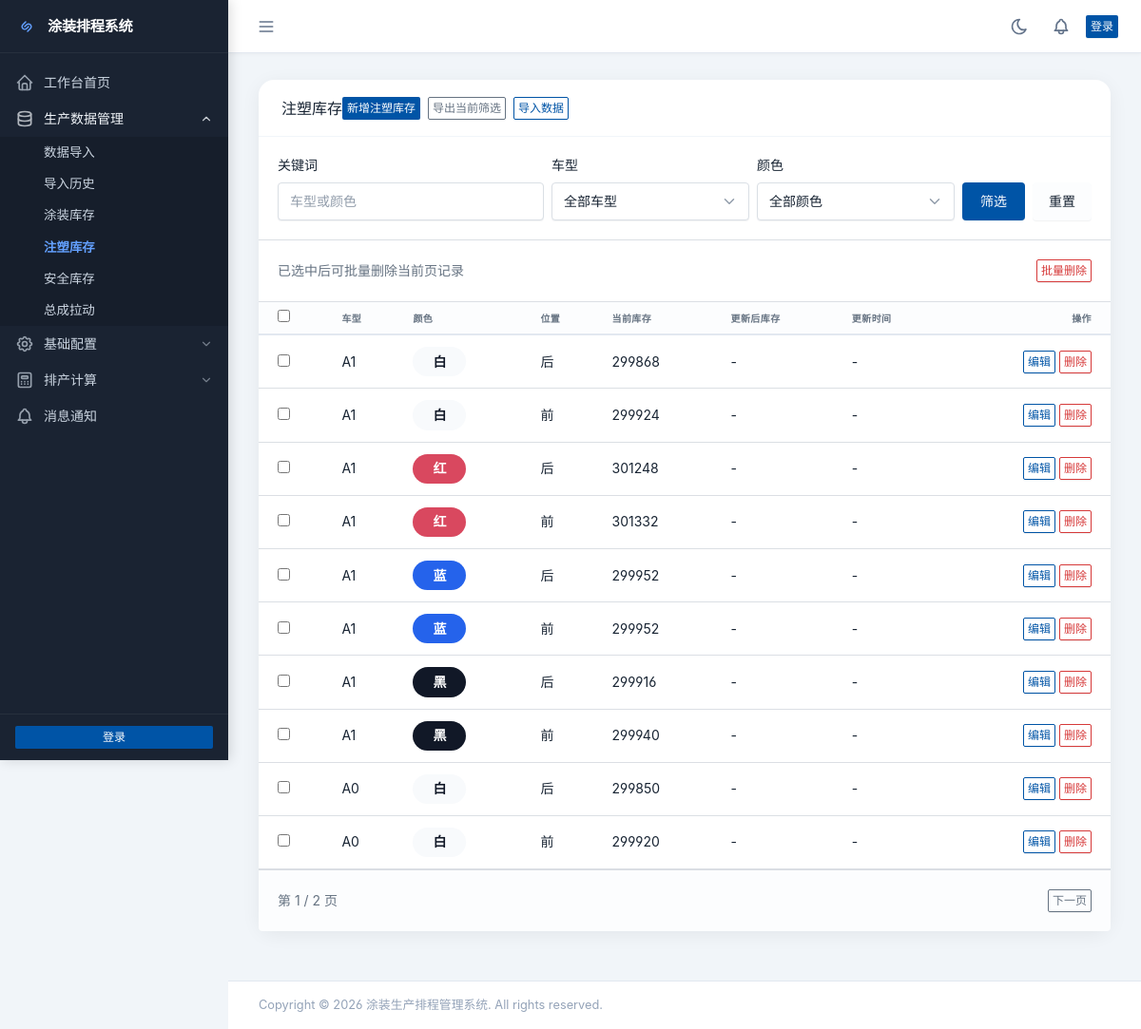
The app's page /data/injection/, older data.
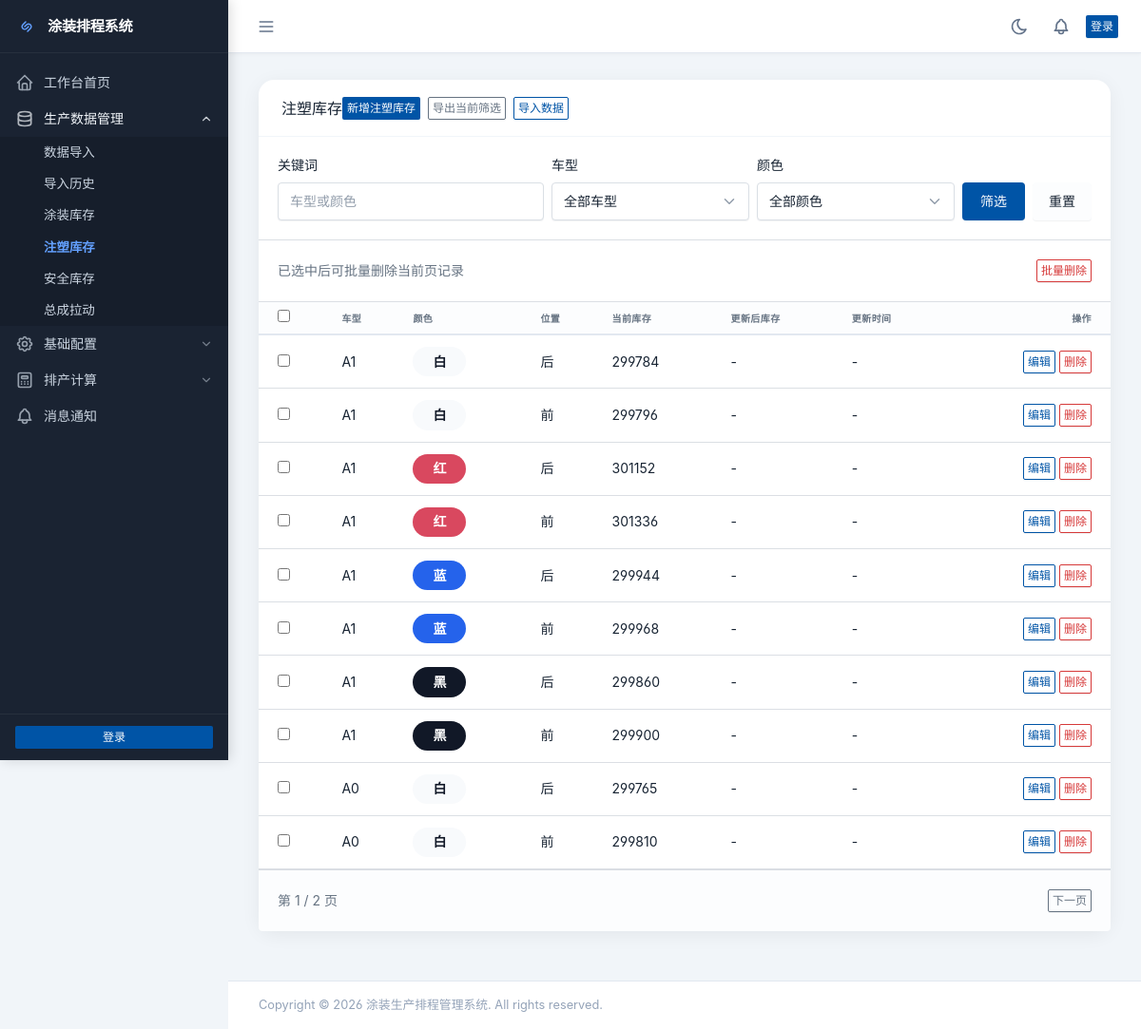
The same page, newer data.
### data/models.py (models this page shows, shortened)
class InjectionInventory(models.Model):
    product = models.OneToOneField(Product, on_delete=models.CASCADE, verbose_name="产品", related_name='injection_inventory')
    current_quantity = models.IntegerField(default=0, verbose_name="当前库存", validators=[MinValueValidator(0)])
    created_at = models.DateTimeField(auto_now_add=True, verbose_name="创建时间")
    updated_at = models.DateTimeField(auto_now=True, verbose_name="更新时间")
    class Meta:
        verbose_name = "注塑库存"
        verbose_name_plural = "注塑库存"
        ordering = ['-updated_at']

class Product(models.Model):
    vehicle_model = models.ForeignKey(VehicleModel, on_delete=models.CASCADE, verbose_name="车型", related_name='products')
    color = models.ForeignKey(Color, on_delete=models.CASCADE, verbose_name="颜色", related_name='products')
    position_type = models.ForeignKey(PositionType, on_delete=models.CASCADE, verbose_name="位置", related_name='products')
    hanging_count_per_vehicle = models.PositiveIntegerField(
        default=4, verbose_name="每车挂数",
        validators=[MinValueValidator(1), MaxValueValidator(10)]
    )
    yield_rate = models.DecimalField(
        max_digits=5, decimal_places=2,
        default=80.00,
        verbose_name="合格率(%)",
        validators=[MinValueValidator(0), MaxValueValidator(100)]
    )
    is_active = models.BooleanField(default=True, verbose_name="启用")
    created_at = models.DateTimeField(auto_now_add=True, verbose_name="创建时间")
    updated_at = models.DateTimeField(auto_now=True, verbose_name="更新时间")
    class Meta:
        verbose_name = "产品"
        verbose_name_plural = "产品"
        unique_together = ['vehicle_model', 'color', 'position_type']
        ordering = ['vehicle_model', 'color', 'position_type']

class VehicleModel(models.Model):
    name = models.CharField(max_length=50, unique=True, verbose_name="车型名称")
    created_at = models.DateTimeField(auto_now_add=True, verbose_name="创建时间")
    updated_at = models.DateTimeField(auto_now=True, verbose_name="更新时间")
    class Meta:
        verbose_name = "车型"
        verbose_name_plural = "车型"
        ordering = ['name']

class Color(models.Model):
    name = models.CharField(max_length=50, unique=True, verbose_name="颜色名称")
    created_at = models.DateTimeField(auto_now_add=True, verbose_name="创建时间")
    DISPLAY_MAP = {
        "red": ("红", "#d9485f", "#ffffff"),
        "blue": ("蓝", "#2563eb", "#ffffff"),
        "white": ("白", "#f8fafc", "#111827"),
        "black": ("黑", "#111827", "#ffffff"),
        "gray": ("灰", "#6b7280", "#ffffff"),
        "grey": ("灰", "#6b7280", "#ffffff"),
        "silver": ("银", "#cbd5e1", "#111827"),
        "green": ("绿", "#16a34a", "#ffffff"),
        "yellow": ("黄", "#facc15", "#111827"),
        "orange": ("橙", "#f97316", "#ffffff"),
        "brown": ("棕", "#92400e", "#ffffff"),
        "purple": ("紫", "#7c3aed", "#ffffff"),
        "pink": ("粉", "#ec4899", "#ffffff"),
    }
    class Meta:
        verbose_name = "颜色"
        verbose_name_plural = "颜色"
        ordering = ['name']
    @property
    def display_name(self):
        key = (self.name or "").strip().lower()
        if key in self.DISPLAY_MAP:
            return self.DISPLAY_MAP[key][0]
        return self.name
    @property
    def display_hex(self):
        key = (self.name or "").strip().lower()
        if key in self.DISPLAY_MAP:
            return self.DISPLAY_MAP[key][1]
        palette = ["#0f766e", "#1d4ed8", "#be185d", "#9a3412", "#4338ca", "#15803d"]
        seed = sum(ord(ch) for ch in key) if key else 0
        return palette[seed % len(palette)]
    @property
    def display_text_color(self):
        key = (self.name or "").strip().lower()
        if key in self.DISPLAY_MAP:
            return self.DISPLAY_MAP[key][2]
        return "#ffffff"

class PositionType(models.Model):
    name = models.CharField(max_length=10, choices=[('front', '前'), ('rear', '后')], unique=True)
    created_at = models.DateTimeField(auto_now_add=True, verbose_name="创建时间")
    class Meta:
        verbose_name = "位置类型"
        verbose_name_plural = "位置类型"

### data/views.py (the view)
# urls.py: path('injection/', views.injection_list, name='injection_list'),
def injection_list(request):
    inventories, filters = _filtered_inventory_queryset(request, InjectionInventory)
    page_obj = _paginate_queryset(request, inventories)
    return render(request, 'data/injection_list.html', {
        'inventories': page_obj.object_list,
        'page_obj': page_obj,
        'vehicles': VehicleModel.objects.all(),
        'colors': Color.objects.all(),
        'filters': filters,
    })

### data/templatetags/color_extras.py (called while the page is built)
@register.filter
def color_chip_style(color):
    if not color:
        return ""
    return (
        f"background:{color.display_hex};"
        f"color:{color.display_text_color};"
        "border-radius:999px;"
        "padding:0.35rem 0.75rem;"
        "display:inline-block;"
        "font-weight:600;"
        "min-width:3.5rem;"
        "text-align:center;"
    )

### data/views.py (called while the page is built)
def _paginate_queryset(request, queryset, per_page=10):
    paginator = Paginator(queryset, per_page)
    page_obj = paginator.get_page(request.GET.get("page") or 1)
    return page_obj

### painting/context_processors.py (called while the page is built)
def unread_count(request):
    if request.user.is_authenticated:
        unread_count = Notification.objects.filter(user=request.user, is_read=False).count()
    else:
        unread_count = 0
    return {
        'unread_count': unread_count,
    }

### templates/data/injection_list.html (shortened to what the changed rows need)
{% extends "base.html" %}
{% load django_bootstrap5 %}
{% load color_extras %}
{% block content %}
<div class="row row-cards">
    <div class="col-12">
        <div class="card">
            <form method="post" action="{% url 'data:injection_bulk_delete' %}" onsubmit="return confirmBulkDelete(this);">
            <div class="table-responsive">
                <table class="table card-table table-vcenter text-nowrap datatable">
                    <thead>
                        <tr>
                            <th><input type="checkbox" data-select-all></th>
                            <th>车型</th>
                            <th>颜色</th>
                            <th>位置</th>
                            <th>当前库存</th>
                            <th>更新后库存</th>
                            <th>更新时间</th>
                            <th class="text-end">操作</th>
                        </tr>
                    </thead>
                    <tbody>
                        {% for item in inventories %}
                        <tr>
                            <td><input type="checkbox" name="selected_ids" value="{{ item.id }}"></td>
                            <td>{{ item.product.vehicle_model.name }}</td>
                            <td><span style="{{ item.product.color|color_chip_style }}">{{ item.product.color.display_name }}</span></td>
                            <td>{{ item.product.position_type.get_name_display }}</td>
                            <td>{{ item.current_quantity }}</td>
                            <td>{{ item.updated_quantity|default:"-" }}</td>
                            <td>{{ item.update_time|date:"Y-m-d H:i:s"|default:"-" }}</td>
                            <td class="text-end">
                                <a href="{% url 'data:injection_update' item.id %}?next={{ request.get_full_path|urlencode }}" class="btn btn-outline-primary btn-sm">编辑</a>
                                <a href="{% url 'data:injection_delete' item.id %}?next={{ request.get_full_path|urlencode }}" class="btn btn-outline-danger btn-sm">删除</a>
                            </td>
                        </tr>
                        {% empty %}
                        <tr>
                            <td colspan="8" class="text-center text-muted py-4">暂无数据</td>
                        </tr>
                        {% endfor %}
                    </tbody>
                </table>
            </div>
            </form>
        </div>
    </div>
</div>
{% endblock %}

Row changes from the older to the newer data that the page shows:
changed InjectionInventory (number 1 of 10 on the later page): current_quantity "299868" → "299784"
changed InjectionInventory (number 2 of 10 on the later page): current_quantity "299924" → "299796"
changed InjectionInventory (number 3 of 10 on the later page): current_quantity "301248" → "301152"
changed InjectionInventory (number 4 of 10 on the later page): current_quantity "301332" → "301336"
changed InjectionInventory (number 5 of 10 on the later page): current_quantity "299952" → "299944"
changed InjectionInventory (number 6 of 10 on the later page): current_quantity "299952" → "299968"
changed InjectionInventory (number 7 of 10 on the later page): current_quantity "299916" → "299860"
changed InjectionInventory (number 8 of 10 on the later page): current_quantity "299940" → "299900"
changed InjectionInventory (number 9 of 10 on the later page): current_quantity "299850" → "299765"
changed InjectionInventory (number 10 of 10 on the later page): current_quantity "299920" → "299810"
